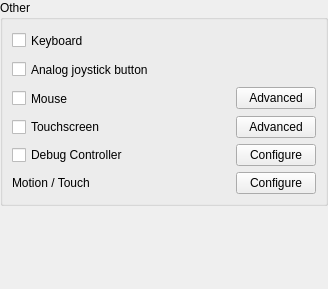
       <widget class="QWidget" name="rightInputAdvanced" native="true">
        <layout class="QVBoxLayout" name="rightLayout" stretch="1,1">
         <property name="spacing">
          <number>3</number>
         </property>
         <property name="leftMargin">
          <number>0</number>
         </property>
         <property name="topMargin">
          <number>0</number>
         </property>
         <property name="rightMargin">
          <number>0</number>
         </property>
         <property name="bottomMargin">
          <number>0</number>
         </property>
         <item>
          <widget class="QWidget" name="topRightInputAdvanced" native="true">
           <layout class="QVBoxLayout" name="verticalLayout">
            <property name="leftMargin">
             <number>0</number>
            </property>
            <property name="topMargin">
             <number>0</number>
            </property>
            <property name="rightMargin">
             <number>0</number>
            </property>
            <property name="bottomMargin">
             <number>0</number>
            </property>
            <item>
             <widget class="QGroupBox" name="gridGroupBox_3">
              <property name="title">
               <string>Other</string>
              </property>
              <layout class="QGridLayout" name="gridLayout_3">
               <item row="0" column="0">
                <widget class="QCheckBox" name="keyboard_enabled">
                 <property name="minimumSize">
                  <size>
                   <width>0</width>
                   <height>23</height>
                  </size>
                 </property>
                 <property name="text">
                  <string>Keyboard</string>
                 </property>
                </widget>
               </item>
               <item row="1" column="0">
                 <widget class="QCheckBox" name="analog_joystick_button">
                   <property name="minimumSize">
                     <size>
                       <width>0</width>
                       <height>23</height>
                     </size>
                   </property>
                   <property name="text">
                     <string>Analog joystick button</string>
                   </property>
                 </widget>
               </item>
               <item row="5" column="2">
                <widget class="QPushButton" name="touchscreen_advanced">
                 <property name="text">
                  <string>Advanced</string>
                 </property>
                </widget>
               </item>
               <item row="2" column="1">
                <spacer name="horizontalSpacer_8">
                 <property name="orientation">
                  <enum>Qt::Horizontal</enum>
                 </property>
                 <property name="sizeType">
                  <enum>QSizePolicy::Fixed</enum>
                 </property>
                 <property name="sizeHint" stdset="0">
                  <size>
                   <width>76</width>
                   <height>20</height>
                  </size>
                 </property>
                </spacer>
               </item>
               <item row="2" column="2">
                <widget class="QPushButton" name="mouse_advanced">
                 <property name="text">
                  <string>Advanced</string>
                 </property>
                </widget>
               </item>
               <item row="5" column="0">
                <widget class="QCheckBox" name="touchscreen_enabled">
                 <property name="text">
                  <string>Touchscreen</string>
                 </property>
                </widget>
               </item>
               <item row="2" column="0">
                <widget class="QCheckBox" name="mouse_enabled">
                 <property name="minimumSize">
                  <size>
                   <width>0</width>
                   <height>23</height>
                  </size>
                 </property>
                 <property name="text">
                  <string>Mouse</string>
                 </property>
                </widget>
               </item>
               <item row="7" column="0">
                <widget class="QLabel" name="motion_touch">
                 <property name="text">
                  <string>Motion / Touch</string>
                 </property>
                </widget>
               </item>
               <item row="7" column="2">
                <widget class="QPushButton" name="buttonMotionTouch">
                 <property name="text">
                  <string>Configure</string>
                 </property>
                </widget>
               </item>
               <item row="6" column="0">
                <widget class="QCheckBox" name="debug_enabled">
                 <property name="text">
                  <string>Debug Controller</string>
                 </property>
                </widget>
               </item>
               <item row="6" column="2">
                <widget class="QPushButton" name="debug_configure">
                 <property name="text">
                  <string>Configure</string>
                 </property>
                </widget>
               </item>
              </layout>
             </widget>
            </item>
            <item>
             <spacer name="verticalSpacer">
              <property name="orientation">
               <enum>Qt::Vertical</enum>
              </property>
              <property name="sizeHint" stdset="0">
               <size>
                <width>20</width>
                <height>40</height>
               </size>
              </property>
             </spacer>
            </item>
           </layout>
          </widget>
         </item>
         <item>
          <widget class="QWidget" name="bottomRightInputAdvanced" native="true">
           <layout class="QVBoxLayout" name="verticalLayout_2">
            <property name="leftMargin">
             <number>0</number>
            </property>
            <property name="topMargin">
             <number>0</number>
            </property>
            <property name="rightMargin">
             <number>0</number>
            </property>
            <property name="bottomMargin">
             <number>0</number>
            </property>
            <item>
             <spacer name="mainVerticalSpacer">
              <property name="orientation">
               <enum>Qt::Vertical</enum>
              </property>
              <property name="sizeHint" stdset="0">
               <size>
                <width>20</width>
                <height>40</height>
               </size>
              </property>
             </spacer>
            </item>
           </layout>
          </widget>
         </item>
        </layout>
       </widget>
